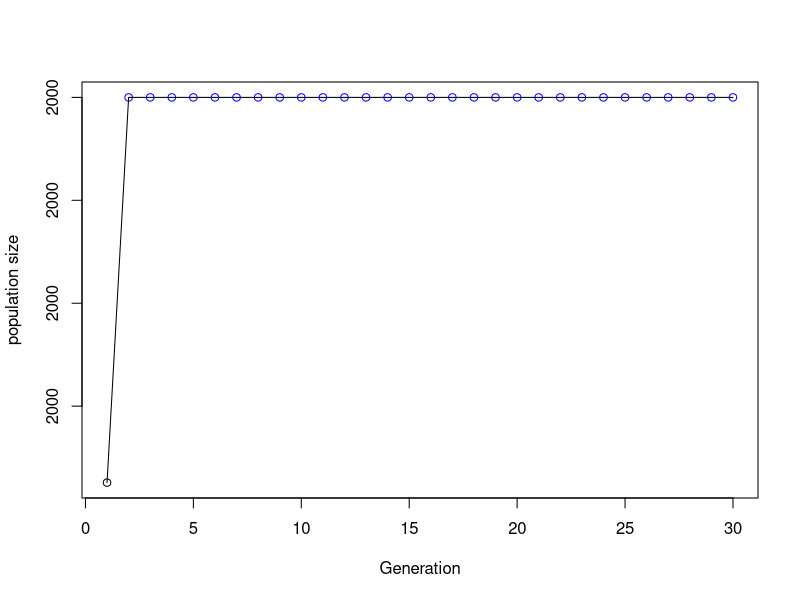

Generate this figure with R:
# 22 Oct 2016. start 9:20 am
#2.6 Exercises
#1. Write a loop that prints out the numbers from 20 to 10
for (i in 20:10){
  print(i)
}

#2. Write a loop that print out only the numbers from 20 to 10 that are even
is_even <- function(x){
  if (x %% 2 == 0){
    return(TRUE)
  }else{
    return(FALSE)
  }
}

for (i in 20:10){
  if (is_even(i)){
  print(i)
}
}

#3. Write a function that calculates whether a number is a prime number (hint: what does 2 %% 3 give you?)
# The hint didn't help.


is_prime <- function(num) {
  if (num == 2) {
    TRUE
  } else if (any(num %% 2:(num-1) == 0)) {# see example function of a"any"
    FALSE
  } else { 
    TRUE
  }
}

b <- 37
if(is_prime(b)){
  cat(b, "is prime")
} else {
  cat(b, "is not prime")
}



# 4. Write a loop that prints out the numbers from 1 to 20, printing “Good: NUMBER” if the number is
# divisible by five and “Job: NUMBER” if then number is prime, and nothing otherwise.

div_by_five <- function(x) {
  if(x %% 5 == 0) {
    return(TRUE)
  }else{
    return(FALSE)
  }
}
  

for (i in 1:20){
  if (div_by_five(i)){
    cat("Good: ",i, "\n")
  }else if(is_prime(i)){
    cat("job: ", i, "\n")
  }else{
    cat(i, "\n")
  }
}

# 4. A biologist is modelling population growth using a Gompertz curve, which is defined as y(t) = a.e−b.e−c.t
# where y is population size, t is time, a and b are parameters, and e is the exponential function. Write
# them a function that calculates population size at any time for any values of its parameters.

pop_size_at_t <- function(t, a, b, c){
  y = a*(exp(-b*(exp(-c*t))))
  return(y)
}
print(pop_size_at_t(194,20,33,22))
# Well, I think the above is working, but have some doubts

# 5. The biologist likes your function so much they want you to write another function that plots the progress
# of the population over a given length of time. Write it for them.

pop_size_over_time <- function(final_time,a,b,c){
  for (i in 1:final_time){
    cat(i, ",", pop_size_at_t(i, a, b, c), "\n")
  }
}
#pop_size_over_time(30,2000,3000,2)# still don't like look of output

# 6. The biologist likes your function so much they want you to write another function that plots the progress
# of the population over a given length of time. Write it for them.


get_pop_growth_list <- function(final_time,a,b,c){
  pop_growth_list <- c()#create empty list
  for (i in 1:final_time){
    current_pop_size <- pop_size_at_t(i, a, b, c)
    pop_growth_list <- c(pop_growth_list, current_pop_size)#add to growing list
  }
  return(pop_growth_list)
}
final_time <- 30
a <- 2000
b <- 100
c <- 30
d = get_pop_growth_list(final_time,a,b,c)

plot(d,type="o", col = ifelse(d < a,'black',ifelse(b, 'blue', "red")), xlab="Generation", ylab = "population size") # that was easy

#pop_size_over_time(final_time,a,b,c)
# 8. You are beginning to suspect the biologist is taking advantage of you. Modify your function to plot in
# purple any y value that’s above a and b. Hint: try putting 3==3 & 2==2 and 3==4 | 2==2 into an if
# statement and see what you get. Using this construction may make this simpler.

# I am starting to suspect that either my initial function is not working, or I am missing a key element
# taking too much time. I now see that I need to build a separate function to determine col

# 9. Write a function that draws boxes of a specified width and height that look like this (height 3, width 5):
#   *****
#   *   *
#   *****

draw_box <- function(height,width){
  cat(paste(replicate(width, "*"), collapse = "")) #This is the top line
  cat("\n") # new line
  for(i in 3:height){
    cat("*", paste(replicate((width-4), " "), collapse = ""), "*", "\n") # draw the sides for middle rows
  }
  cat(paste(replicate(width, "*"), collapse = "")) 
}
draw_box(4,14)

#10.

draw_text_box <- function(height,width, text){
  if(nchar(text) > width-4){
    return("text too long")
  }
  cat(paste(replicate(width, "*"), collapse = "")) #This is the top line
  cat("\n") # new line
  mid <- function(height){
    return (floor((height-2)/2))
  }
  for(i in 1:mid(height)){#draw sides above text
    cat("*", paste(replicate((width-4), " "), collapse = ""), "*", "\n") # draw the sides for middle rows
  }
  cat("*", text, paste(replicate(((width-5)-nchar(text)), " "), collapse = ""), "*","\n")
  for(i in 1:mid(height)){#draw sides below text
    cat("*", paste(replicate((width-4), " "), collapse = ""), "*", "\n") # draw the sides for middle rows
  }
  cat(paste(replicate(width, "*"), collapse = "")) 
}
draw_text_box(11,114, "1234")

# OK - this is getting a bit tedious. I mean, I do see how it is helping with functions and indexing
